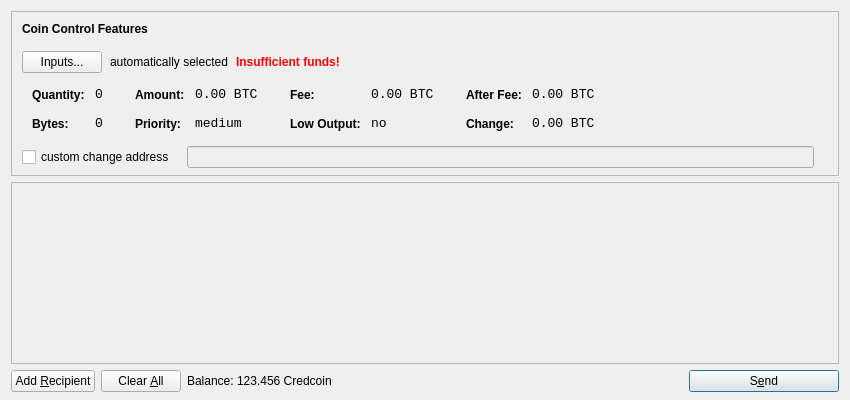
<?xml version="1.0" encoding="UTF-8"?>
<ui version="4.0">
 <class>SendCoinsDialog</class>
 <widget class="QDialog" name="SendCoinsDialog">
  <property name="geometry">
   <rect>
    <x>0</x>
    <y>0</y>
    <width>850</width>
    <height>400</height>
   </rect>
  </property>
  <property name="windowTitle">
   <string>Send Coins</string>
  </property>
  <layout class="QVBoxLayout" name="verticalLayout" stretch="0,1,0">
   <property name="bottomMargin">
    <number>8</number>
   </property>
   <item>
    <widget class="QFrame" name="frameCoinControl">
     <property name="sizePolicy">
      <sizepolicy hsizetype="Expanding" vsizetype="Expanding">
       <horstretch>0</horstretch>
       <verstretch>0</verstretch>
      </sizepolicy>
     </property>
     <property name="maximumSize">
      <size>
       <width>16777215</width>
       <height>16777215</height>
      </size>
     </property>
     <property name="frameShape">
      <enum>QFrame::StyledPanel</enum>
     </property>
     <property name="frameShadow">
      <enum>QFrame::Sunken</enum>
     </property>
     <layout class="QVBoxLayout" name="verticalLayoutCoinControl2">
      <property name="spacing">
       <number>-1</number>
      </property>
      <property name="leftMargin">
       <number>0</number>
      </property>
      <property name="topMargin">
       <number>0</number>
      </property>
      <property name="rightMargin">
       <number>0</number>
      </property>
      <property name="bottomMargin">
       <number>6</number>
      </property>
      <item>
       <layout class="QVBoxLayout" name="verticalLayoutCoinControl" stretch="0,0,0,0,1">
        <property name="spacing">
         <number>0</number>
        </property>
        <property name="leftMargin">
         <number>10</number>
        </property>
        <property name="topMargin">
         <number>10</number>
        </property>
        <item>
         <layout class="QHBoxLayout" name="horizontalLayoutCoinControl1">
          <property name="bottomMargin">
           <number>15</number>
          </property>
          <item>
           <widget class="QLabel" name="labelCoinControlFeatures">
            <property name="sizePolicy">
             <sizepolicy hsizetype="Preferred" vsizetype="Maximum">
              <horstretch>0</horstretch>
              <verstretch>0</verstretch>
             </sizepolicy>
            </property>
            <property name="font">
             <font>
              <weight>75</weight>
              <bold>true</bold>
             </font>
            </property>
            <property name="styleSheet">
             <string notr="true">font-weight:bold;</string>
            </property>
            <property name="text">
             <string>Coin Control Features</string>
            </property>
           </widget>
          </item>
         </layout>
        </item>
        <item>
         <layout class="QHBoxLayout" name="horizontalLayoutCoinControl2" stretch="0,0,0,0">
          <property name="spacing">
           <number>8</number>
          </property>
          <property name="bottomMargin">
           <number>10</number>
          </property>
          <item>
           <widget class="QPushButton" name="pushButtonCoinControl">
            <property name="styleSheet">
             <string notr="true"/>
            </property>
            <property name="text">
             <string>Inputs...</string>
            </property>
           </widget>
          </item>
          <item>
           <widget class="QLabel" name="labelCoinControlAutomaticallySelected">
            <property name="text">
             <string>automatically selected</string>
            </property>
            <property name="margin">
             <number>5</number>
            </property>
           </widget>
          </item>
          <item>
           <widget class="QLabel" name="labelCoinControlInsuffFunds">
            <property name="font">
             <font>
              <weight>75</weight>
              <bold>true</bold>
             </font>
            </property>
            <property name="styleSheet">
             <string notr="true">color:red;font-weight:bold;</string>
            </property>
            <property name="text">
             <string>Insufficient funds!</string>
            </property>
            <property name="margin">
             <number>5</number>
            </property>
           </widget>
          </item>
          <item>
           <spacer name="horizontalSpacerCoinControl">
            <property name="orientation">
             <enum>Qt::Horizontal</enum>
            </property>
            <property name="sizeHint" stdset="0">
             <size>
              <width>40</width>
              <height>1</height>
             </size>
            </property>
           </spacer>
          </item>
         </layout>
        </item>
        <item>
         <widget class="QWidget" name="widgetCoinControl" native="true">
          <property name="sizePolicy">
           <sizepolicy hsizetype="Preferred" vsizetype="Preferred">
            <horstretch>0</horstretch>
            <verstretch>0</verstretch>
           </sizepolicy>
          </property>
          <property name="minimumSize">
           <size>
            <width>0</width>
            <height>0</height>
           </size>
          </property>
          <property name="styleSheet">
           <string notr="true"/>
          </property>
          <layout class="QHBoxLayout" name="horizontalLayoutCoinControl5">
           <property name="margin">
            <number>0</number>
           </property>
           <item>
            <layout class="QHBoxLayout" name="horizontalLayoutCoinControl3" stretch="0,0,0,1">
             <property name="spacing">
              <number>20</number>
             </property>
             <property name="topMargin">
              <number>0</number>
             </property>
             <property name="bottomMargin">
              <number>10</number>
             </property>
             <item>
              <layout class="QFormLayout" name="formLayoutCoinControl1">
               <property name="horizontalSpacing">
                <number>10</number>
               </property>
               <property name="verticalSpacing">
                <number>14</number>
               </property>
               <property name="leftMargin">
                <number>10</number>
               </property>
               <property name="topMargin">
                <number>4</number>
               </property>
               <property name="rightMargin">
                <number>6</number>
               </property>
               <item row="0" column="0">
                <widget class="QLabel" name="labelCoinControlQuantityText">
                 <property name="styleSheet">
                  <string notr="true">font-weight:bold;</string>
                 </property>
                 <property name="text">
                  <string>Quantity:</string>
                 </property>
                 <property name="margin">
                  <number>0</number>
                 </property>
                </widget>
               </item>
               <item row="0" column="1">
                <widget class="QLabel" name="labelCoinControlQuantity">
                 <property name="font">
                  <font>
                   <family>Monospace</family>
                   <pointsize>10</pointsize>
                  </font>
                 </property>
                 <property name="cursor">
                  <cursorShape>IBeamCursor</cursorShape>
                 </property>
                 <property name="contextMenuPolicy">
                  <enum>Qt::ActionsContextMenu</enum>
                 </property>
                 <property name="text">
                  <string notr="true">0</string>
                 </property>
                 <property name="margin">
                  <number>0</number>
                 </property>
                 <property name="textInteractionFlags">
                  <set>Qt::LinksAccessibleByMouse|Qt::TextSelectableByKeyboard|Qt::TextSelectableByMouse</set>
                 </property>
                </widget>
               </item>
               <item row="1" column="0">
                <widget class="QLabel" name="labelCoinControlBytesText">
                 <property name="styleSheet">
                  <string notr="true">font-weight:bold;</string>
                 </property>
                 <property name="text">
                  <string>Bytes:</string>
                 </property>
                </widget>
               </item>
               <item row="1" column="1">
                <widget class="QLabel" name="labelCoinControlBytes">
                 <property name="font">
                  <font>
                   <family>Monospace</family>
                   <pointsize>10</pointsize>
                  </font>
                 </property>
                 <property name="cursor">
                  <cursorShape>IBeamCursor</cursorShape>
                 </property>
                 <property name="contextMenuPolicy">
                  <enum>Qt::ActionsContextMenu</enum>
                 </property>
                 <property name="text">
                  <string notr="true">0</string>
                 </property>
                 <property name="textInteractionFlags">
                  <set>Qt::LinksAccessibleByMouse|Qt::TextSelectableByKeyboard|Qt::TextSelectableByMouse</set>
                 </property>
                </widget>
               </item>
              </layout>
             </item>
             <item>
              <layout class="QFormLayout" name="formLayoutCoinControl2">
               <property name="horizontalSpacing">
                <number>10</number>
               </property>
               <property name="verticalSpacing">
                <number>14</number>
               </property>
               <property name="leftMargin">
                <number>6</number>
               </property>
               <property name="topMargin">
                <number>4</number>
               </property>
               <property name="rightMargin">
                <number>6</number>
               </property>
               <item row="0" column="0">
                <widget class="QLabel" name="labelCoinControlAmountText">
                 <property name="styleSheet">
                  <string notr="true">font-weight:bold;</string>
                 </property>
                 <property name="text">
                  <string>Amount:</string>
                 </property>
                 <property name="margin">
                  <number>0</number>
                 </property>
                </widget>
               </item>
               <item row="0" column="1">
                <widget class="QLabel" name="labelCoinControlAmount">
                 <property name="font">
                  <font>
                   <family>Monospace</family>
                   <pointsize>10</pointsize>
                  </font>
                 </property>
                 <property name="cursor">
                  <cursorShape>IBeamCursor</cursorShape>
                 </property>
                 <property name="contextMenuPolicy">
                  <enum>Qt::ActionsContextMenu</enum>
                 </property>
                 <property name="text">
                  <string notr="true">0.00 BTC</string>
                 </property>
                 <property name="textInteractionFlags">
                  <set>Qt::LinksAccessibleByMouse|Qt::TextSelectableByKeyboard|Qt::TextSelectableByMouse</set>
                 </property>
                </widget>
               </item>
               <item row="1" column="0">
                <widget class="QLabel" name="labelCoinControlPriorityText">
                 <property name="styleSheet">
                  <string notr="true">font-weight:bold;</string>
                 </property>
                 <property name="text">
                  <string>Priority:</string>
                 </property>
                </widget>
               </item>
               <item row="1" column="1">
                <widget class="QLabel" name="labelCoinControlPriority">
                 <property name="font">
                  <font>
                   <family>Monospace</family>
                   <pointsize>10</pointsize>
                  </font>
                 </property>
                 <property name="cursor">
                  <cursorShape>IBeamCursor</cursorShape>
                 </property>
                 <property name="contextMenuPolicy">
                  <enum>Qt::ActionsContextMenu</enum>
                 </property>
                 <property name="text">
                  <string>medium</string>
                 </property>
                 <property name="textInteractionFlags">
                  <set>Qt::LinksAccessibleByMouse|Qt::TextSelectableByKeyboard|Qt::TextSelectableByMouse</set>
                 </property>
                </widget>
               </item>
              </layout>
             </item>
             <item>
              <layout class="QFormLayout" name="formLayoutCoinControl3">
               <property name="horizontalSpacing">
                <number>10</number>
               </property>
               <property name="verticalSpacing">
                <number>14</number>
               </property>
               <property name="leftMargin">
                <number>6</number>
               </property>
               <property name="topMargin">
                <number>4</number>
               </property>
               <property name="rightMargin">
                <number>6</number>
               </property>
               <item row="0" column="0">
                <widget class="QLabel" name="labelCoinControlFeeText">
                 <property name="styleSheet">
                  <string notr="true">font-weight:bold;</string>
                 </property>
                 <property name="text">
                  <string>Fee:</string>
                 </property>
                 <property name="margin">
                  <number>0</number>
                 </property>
                </widget>
               </item>
               <item row="0" column="1">
                <widget class="QLabel" name="labelCoinControlFee">
                 <property name="font">
                  <font>
                   <family>Monospace</family>
                   <pointsize>10</pointsize>
                  </font>
                 </property>
                 <property name="cursor">
                  <cursorShape>IBeamCursor</cursorShape>
                 </property>
                 <property name="contextMenuPolicy">
                  <enum>Qt::ActionsContextMenu</enum>
                 </property>
                 <property name="text">
                  <string notr="true">0.00 BTC</string>
                 </property>
                 <property name="textInteractionFlags">
                  <set>Qt::LinksAccessibleByMouse|Qt::TextSelectableByKeyboard|Qt::TextSelectableByMouse</set>
                 </property>
                </widget>
               </item>
               <item row="1" column="0">
                <widget class="QLabel" name="labelCoinControlLowOutputText">
                 <property name="styleSheet">
                  <string notr="true">font-weight:bold;</string>
                 </property>
                 <property name="text">
                  <string>Low Output:</string>
                 </property>
                </widget>
               </item>
               <item row="1" column="1">
                <widget class="QLabel" name="labelCoinControlLowOutput">
                 <property name="font">
                  <font>
                   <family>Monospace</family>
                   <pointsize>10</pointsize>
                  </font>
                 </property>
                 <property name="cursor">
                  <cursorShape>IBeamCursor</cursorShape>
                 </property>
                 <property name="contextMenuPolicy">
                  <enum>Qt::ActionsContextMenu</enum>
                 </property>
                 <property name="text">
                  <string>no</string>
                 </property>
                 <property name="textInteractionFlags">
                  <set>Qt::LinksAccessibleByMouse|Qt::TextSelectableByKeyboard|Qt::TextSelectableByMouse</set>
                 </property>
                </widget>
               </item>
              </layout>
             </item>
             <item>
              <layout class="QFormLayout" name="formLayoutCoinControl4">
               <property name="horizontalSpacing">
                <number>10</number>
               </property>
               <property name="verticalSpacing">
                <number>14</number>
               </property>
               <property name="leftMargin">
                <number>6</number>
               </property>
               <property name="topMargin">
                <number>4</number>
               </property>
               <property name="rightMargin">
                <number>6</number>
               </property>
               <item row="0" column="0">
                <widget class="QLabel" name="labelCoinControlAfterFeeText">
                 <property name="styleSheet">
                  <string notr="true">font-weight:bold;</string>
                 </property>
                 <property name="text">
                  <string>After Fee:</string>
                 </property>
                 <property name="margin">
                  <number>0</number>
                 </property>
                </widget>
               </item>
               <item row="0" column="1">
                <widget class="QLabel" name="labelCoinControlAfterFee">
                 <property name="font">
                  <font>
                   <family>Monospace</family>
                   <pointsize>10</pointsize>
                  </font>
                 </property>
                 <property name="cursor">
                  <cursorShape>IBeamCursor</cursorShape>
                 </property>
                 <property name="contextMenuPolicy">
                  <enum>Qt::ActionsContextMenu</enum>
                 </property>
                 <property name="text">
                  <string notr="true">0.00 BTC</string>
                 </property>
                 <property name="textInteractionFlags">
                  <set>Qt::LinksAccessibleByMouse|Qt::TextSelectableByKeyboard|Qt::TextSelectableByMouse</set>
                 </property>
                </widget>
               </item>
               <item row="1" column="0">
                <widget class="QLabel" name="labelCoinControlChangeText">
                 <property name="styleSheet">
                  <string notr="true">font-weight:bold;</string>
                 </property>
                 <property name="text">
                  <string>Change:</string>
                 </property>
                </widget>
               </item>
               <item row="1" column="1">
                <widget class="QLabel" name="labelCoinControlChange">
                 <property name="font">
                  <font>
                   <family>Monospace</family>
                   <pointsize>10</pointsize>
                  </font>
                 </property>
                 <property name="cursor">
                  <cursorShape>IBeamCursor</cursorShape>
                 </property>
                 <property name="contextMenuPolicy">
                  <enum>Qt::ActionsContextMenu</enum>
                 </property>
                 <property name="text">
                  <string notr="true">0.00 BTC</string>
                 </property>
                 <property name="textInteractionFlags">
                  <set>Qt::LinksAccessibleByMouse|Qt::TextSelectableByKeyboard|Qt::TextSelectableByMouse</set>
                 </property>
                </widget>
               </item>
              </layout>
             </item>
            </layout>
           </item>
          </layout>
         </widget>
        </item>
        <item>
         <layout class="QHBoxLayout" name="horizontalLayoutCoinControl4" stretch="0,0,0">
          <property name="spacing">
           <number>12</number>
          </property>
          <property name="sizeConstraint">
           <enum>QLayout::SetDefaultConstraint</enum>
          </property>
          <property name="topMargin">
           <number>5</number>
          </property>
          <property name="rightMargin">
           <number>5</number>
          </property>
          <item>
           <widget class="QCheckBox" name="checkBoxCoinControlChange">
            <property name="text">
             <string>custom change address</string>
            </property>
           </widget>
          </item>
          <item>
           <widget class="QLineEdit" name="lineEditCoinControlChange">
            <property name="enabled">
             <bool>false</bool>
            </property>
            <property name="sizePolicy">
             <sizepolicy hsizetype="Expanding" vsizetype="Fixed">
              <horstretch>0</horstretch>
              <verstretch>0</verstretch>
             </sizepolicy>
            </property>
           </widget>
          </item>
          <item>
           <widget class="QLabel" name="labelCoinControlChangeLabel">
            <property name="sizePolicy">
             <sizepolicy hsizetype="Preferred" vsizetype="Expanding">
              <horstretch>0</horstretch>
              <verstretch>0</verstretch>
             </sizepolicy>
            </property>
            <property name="minimumSize">
             <size>
              <width>0</width>
              <height>0</height>
             </size>
            </property>
            <property name="text">
             <string/>
            </property>
            <property name="margin">
             <number>3</number>
            </property>
           </widget>
          </item>
         </layout>
        </item>
        <item>
         <spacer name="verticalSpacerCoinControl">
          <property name="orientation">
           <enum>Qt::Vertical</enum>
          </property>
          <property name="sizeHint" stdset="0">
           <size>
            <width>800</width>
            <height>1</height>
           </size>
          </property>
         </spacer>
        </item>
       </layout>
      </item>
     </layout>
    </widget>
   </item>
   <item>
    <widget class="QScrollArea" name="scrollArea">
     <property name="widgetResizable">
      <bool>true</bool>
     </property>
     <widget class="QWidget" name="scrollAreaWidgetContents">
      <property name="geometry">
       <rect>
        <x>0</x>
        <y>0</y>
        <width>830</width>
        <height>165</height>
       </rect>
      </property>
      <layout class="QVBoxLayout" name="verticalLayout_2">
       <property name="margin">
        <number>0</number>
       </property>
       <item>
        <layout class="QVBoxLayout" name="entries">
         <property name="spacing">
          <number>6</number>
         </property>
        </layout>
       </item>
       <item>
        <spacer name="verticalSpacer">
         <property name="orientation">
          <enum>Qt::Vertical</enum>
         </property>
         <property name="sizeHint" stdset="0">
          <size>
           <width>20</width>
           <height>40</height>
          </size>
         </property>
        </spacer>
       </item>
      </layout>
     </widget>
    </widget>
   </item>
   <item>
    <layout class="QHBoxLayout" name="horizontalLayout">
     <item>
      <widget class="QPushButton" name="addButton">
       <property name="toolTip">
        <string>Send to multiple recipients at once</string>
       </property>
       <property name="text">
        <string>Add &amp;Recipient</string>
       </property>
       <property name="icon">
        <iconset resource="../bitcoin.qrc">
         <normaloff>:/icons/add</normaloff>:/icons/add</iconset>
       </property>
       <property name="autoDefault">
        <bool>false</bool>
       </property>
      </widget>
     </item>
     <item>
      <widget class="QPushButton" name="clearButton">
       <property name="sizePolicy">
        <sizepolicy hsizetype="Minimum" vsizetype="Fixed">
         <horstretch>0</horstretch>
         <verstretch>0</verstretch>
        </sizepolicy>
       </property>
       <property name="toolTip">
        <string>Remove all transaction fields</string>
       </property>
       <property name="text">
        <string>Clear &amp;All</string>
       </property>
       <property name="icon">
        <iconset resource="../bitcoin.qrc">
         <normaloff>:/icons/remove</normaloff>:/icons/remove</iconset>
       </property>
       <property name="autoRepeatDelay">
        <number>300</number>
       </property>
       <property name="autoDefault">
        <bool>false</bool>
       </property>
      </widget>
     </item>
     <item>
      <layout class="QHBoxLayout" name="horizontalLayout_2">
       <property name="spacing">
        <number>3</number>
       </property>
       <item>
        <widget class="QLabel" name="label">
         <property name="text">
          <string>Balance:</string>
         </property>
        </widget>
       </item>
       <item>
        <widget class="QLabel" name="labelBalance">
         <property name="cursor">
          <cursorShape>IBeamCursor</cursorShape>
         </property>
         <property name="text">
          <string>123.456 Credcoin</string>
         </property>
         <property name="textInteractionFlags">
          <set>Qt::LinksAccessibleByMouse|Qt::TextSelectableByKeyboard|Qt::TextSelectableByMouse</set>
         </property>
        </widget>
       </item>
      </layout>
     </item>
     <item>
      <spacer name="horizontalSpacer">
       <property name="orientation">
        <enum>Qt::Horizontal</enum>
       </property>
       <property name="sizeHint" stdset="0">
        <size>
         <width>40</width>
         <height>20</height>
        </size>
       </property>
      </spacer>
     </item>
     <item>
      <widget class="QPushButton" name="sendButton">
       <property name="minimumSize">
        <size>
         <width>150</width>
         <height>0</height>
        </size>
       </property>
       <property name="toolTip">
        <string>Confirm the send action</string>
       </property>
       <property name="text">
        <string>S&amp;end</string>
       </property>
       <property name="icon">
        <iconset resource="../bitcoin.qrc">
         <normaloff>:/icons/send</normaloff>:/icons/send</iconset>
       </property>
       <property name="default">
        <bool>true</bool>
       </property>
      </widget>
     </item>
    </layout>
   </item>
  </layout>
 </widget>
 <resources>
  <include location="../bitcoin.qrc"/>
 </resources>
 <connections/>
</ui>
